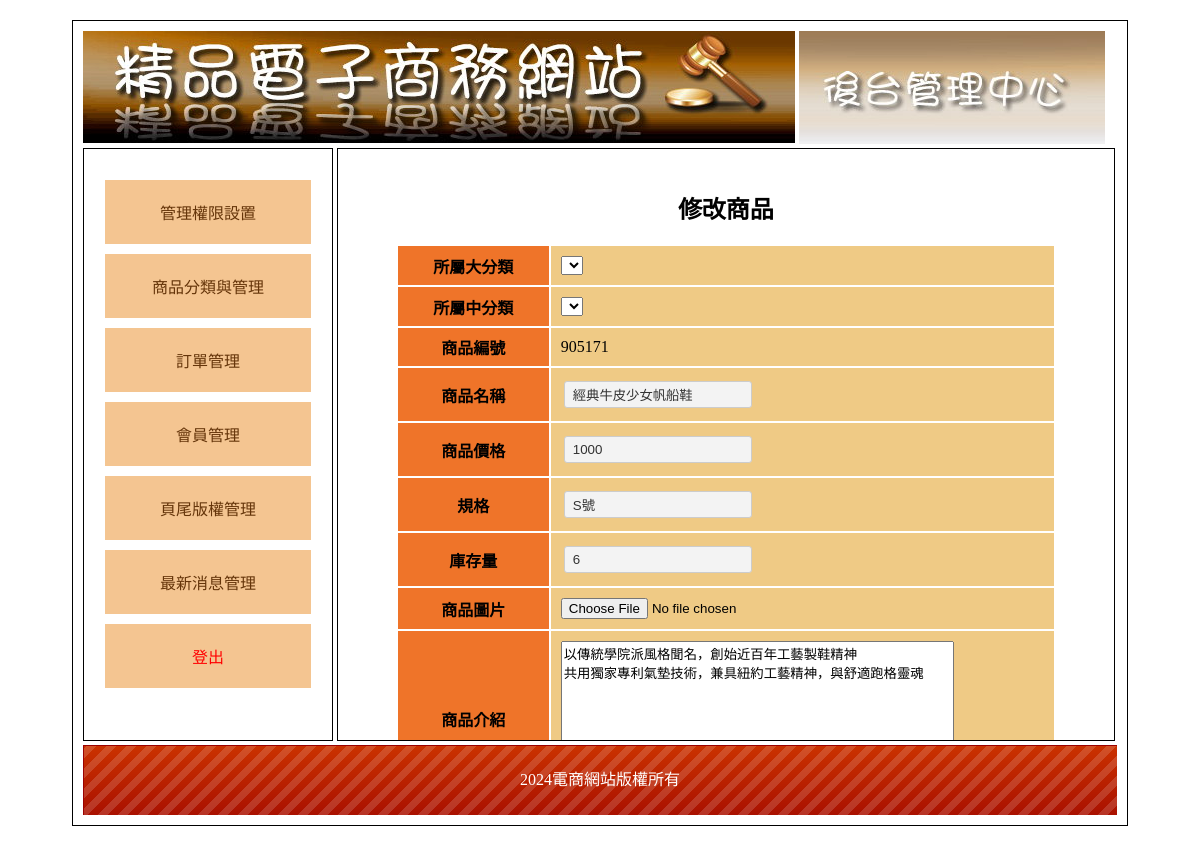
/back.php?do=edit_goods&id=4, run on the app's committed database.
### tables this page shows
CREATE TABLE `goods` (
  `id` int(10) UNSIGNED NOT NULL,
  `no` text NOT NULL,
  `name` text NOT NULL,
  `price` int(10) NOT NULL,
  `spec` text NOT NULL,
  `stock` int(10) NOT NULL,
  `img` text NOT NULL,
  `intro` text NOT NULL,
  `big` int(10) NOT NULL,
  `mid` int(10) NOT NULL,
  `sh` int(1) NOT NULL
);

CREATE TABLE `bottom` (
  `id` int(10) UNSIGNED NOT NULL,
  `bottom` text NOT NULL
);

### api/db.php (called while the page is built, shortened)
<?php
class DB{
    protected $dsn = "mysql:host=localhost;charset=utf8;dbname=db03";
    protected $pdo;
    protected $table;
    public function __construct($table)
    {
        $this->table=$table;
        $this->pdo=new PDO($this->dsn,'root','');
    }
    function find($id)
    {
        $sql = "select * from `$this->table` ";
        if (is_array($id)) {
            $tmp = $this->a2s($id);
            $sql .= " where " . join(" && ", $tmp);
        } else if (is_numeric($id)) {
            $sql .= " where `id`='$id'";
        }
        $row = $this->pdo->query($sql)->fetch(PDO::FETCH_ASSOC);
        return $row;
    }
}
$Bottom=new DB('bottom');
$Goods=new DB('goods');
?>

### back/edit_goods.php (the view, shortened to what this page needs)
<h2 class="ct">修改商品</h2>
<?php
$goods=$Goods->find($_GET['id']);
?>
<form action="./api/save_goods.php" method="post" enctype="multipart/form-data">
    <table class="all">
        <tr>
            <th class="tt ct">所屬大分類</th>
            <td class="pp">
               <select name="big" id="big"></select>
            </td>
        </tr>
        <tr>
            <th class="tt ct">所屬中分類</th>
            <td class="pp">
                <select name="mid" id="mid"></select>
            </td>
        </tr>
        <tr>
            <th class="tt ct">商品編號</th>
            <td class="pp"><?=$goods['no'];?></td>
        </tr>
        <tr>
            <th class="tt ct">商品名稱</th>
            <td class="pp"><input type="text" name="name" value="<?=$goods['name'];?>"></td>
        </tr>
        <tr>
            <th class="tt ct">商品價格</th>
            <td class="pp"><input type="text" name="price" value="<?=$goods['price'];?>"></td>
        </tr>
        <tr>
            <th class="tt ct">規格</th>
            <td class="pp"><input type="text" name="spec" value="<?=$goods['spec'];?>"></td>
        </tr>
        <tr>
            <th class="tt ct">庫存量</th>
            <td class="pp"><input type="text" name="stock" value="<?=$goods['stock'];?>"></td>
        </tr>
        <tr>
            <th class="tt ct">商品圖片</th>
            <td class="pp"><input type="file" name="img" value=""></td>
        </tr>
        <tr>
            <th class="tt ct">商品介紹</th>
            <td class="pp"><textarea name="intro" style="width:80%;height:150px;"><?=$goods['intro'];?></textarea></td>
        </tr>
    </table>
</form>

### back.php (shortened to what this page needs)
<?php include_once './api/db.php'; ?>
<!DOCTYPE html PUBLIC "-//W3C//DTD XHTML 1.0 Transitional//EN" "http://www.w3.org/TR/xhtml1/DTD/xhtml1-transitional.dtd">
<html xmlns="http://www.w3.org/1999/xhtml">
<head>
	<link href="./css/css.css" rel="stylesheet" type="text/css">
</head>
<body>
	<div id="main">
		<div id="top">
			<a href="index.php">
				<img src="./icon/0416.jpg">
			</a>
			<img src="./icon/0417.jpg">
		</div>
		<div id="left" class="ct">
			<div style="min-height:400px;">
				<a href="?do=admin">管理權限設置</a>
				<a href="?do=th">商品分類與管理</a>
				<a href="?do=order">訂單管理</a>
				<a href="?do=mem">會員管理</a>
				<a href="?do=bot">頁尾版權管理</a>
				<a href="?do=news">最新消息管理</a>
				<a href="./api/logout.php" style="color:#f00;">登出</a>
			</div>
		</div>
		<div id="right">
			<?php
                $do=$_GET['do']??'admin';
                $file="./back/{$do}.php";
                if(file_exists($file)){
                    include $file;
                }else{
                    include "./back/admin.php";
                }
            ?>
		</div>
		<div id="bottom" style="line-height:70px; color:#FFF; background:url(icon/bot.png);" class="ct">
		<?=$Bottom->find(1)['bottom'];?></div>
	</div>
</body>
</html>

### css/css.css (style rules this page uses)
body { font-family:"微軟正黑體"; }
#main { width:1034px; padding:10px; margin:20px auto 20px auto; border:#000 solid 1px; min-height:768px; }
#top a { color:#CE631C; text-decoration:none; }
#left { display:inline-block; width:20%; padding:2%; min-height:550px; vertical-align:top; border:#000 1px solid; }
#left a { display:block; padding:20px 5px 20px 5px; text-decoration:none; background:#F4C591; margin:10px auto 10px auto; color:#65350A; }
.ct { text-align:center; }
#right { display:inline-block; width:71%; padding:2%; height:550px; overflow: auto; border:#000 1px solid; }
#bottom { height:70px; background:url(../icon/bot.png); background-size:cover; }
.all { width:90%; margin:10px auto 10px auto; }
.all td { min-width:50px; padding:10px; }
.tt { background:#EF7429; }
.pp { background:#EFCA85; }
input[type=text],input[type=password],input[type=submit],button,.button,input[type=reset],input[type=button],select，textarea,input[type=number] { background:#F3F3F3; border:#CCC 1px solid; border-radius:3px; padding:5px 8px 5px 8px; text-decoration:none; margin:3px; color:#333; }
input[type=text],input[type=password] { width:170px; }

### data on the page
goods: no "905171", name "經典牛皮少女帆船鞋", price "1000", spec "S號", stock "6", intro "以傳統學院派風格聞名，創始近百年工藝製鞋精神 共用獨家專利氣墊技術，兼具紐約工藝精神，與舒適跑格靈魂"
bottom: bottom "2024電商網站版權所有"
